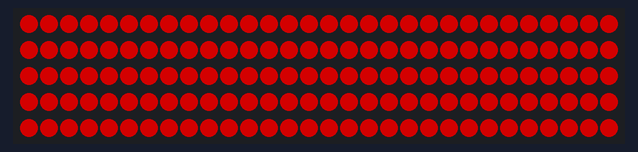
This sketch was run on a simulated Arduino MKR. Parts: 150 RGB LEDs in strip order, left to right, continuing on the next row. Dim RGB values are drawn brighter than linear.

Above: at 0.1 s.
At 0.6 s:
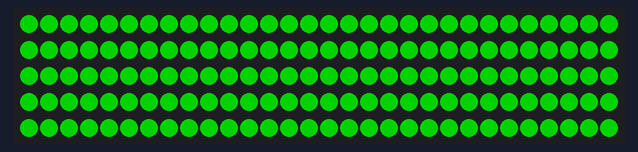
At 1.1 s:
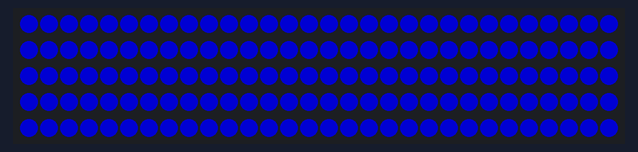

The sketch:

Artnet_LEDPixel.ino
```cpp
#include <Artnet.h>
#include <Ethernet.h>
#include <EthernetUdp.h>
#include <SPI.h>
#include <Adafruit_NeoPixel.h>

// Neopixel设置
const int numLeds = 150; // change for your setup
const int numberOfChannels = numLeds * 3; // Total number of channels you want to receive (1 led = 3 channels)
const byte dataPin = 2;
Adafruit_NeoPixel leds = Adafruit_NeoPixel(numLeds, dataPin, NEO_GRB + NEO_KHZ400);

// Artnet设置
Artnet artnet;
const int startUniverse = 0; // CHANGE FOR YOUR SETUP most software this is 1, some software send out artnet first universe as 0.

// Check if we got all universes
const int maxUniverses = numberOfChannels / 512 + ((numberOfChannels % 512) ? 1 : 0);
bool universesReceived[maxUniverses];
bool sendFrame = 1;
int previousDataLength = 0;

// 设置IP和物理地址
byte ip[] = {192, 168, 1, 133};
byte mac[] = {0x04, 0xE9, 0xE5, 0x00, 0x69, 0xEC};

void setup()
{
  Serial.begin(115200);
  artnet.begin(mac, ip);
  leds.begin();
  initTest();

  // 调用每个接受包
  artnet.setArtDmxCallback(onDmxFrame);
}

void loop()
{
  //在循环中调用读取函数
  artnet.read();
  /*if (artnet.read() == ART_DMX)
  {
    // print out our data
    Serial.print("universe number = ");
    Serial.print(artnet.getUniverse());
    Serial.print("\tdata length = ");
    Serial.print(artnet.getLength());
    Serial.print("\tsequence n0. = ");
    Serial.println(artnet.getSequence());
    Serial.print("DMX data: ");
    for (int i = 0 ; i < artnet.getLength() ; i++)
    {
      Serial.print(artnet.getDmxFrame()[i]);
      Serial.print("  ");
    }
    Serial.println();
    Serial.println();
  }*/
}

void onDmxFrame(uint16_t universe, uint16_t length, uint8_t sequence, uint8_t* data)
{
  sendFrame = 1;
  // 设置整体亮度
  if (universe == 15)
  {
    leds.setBrightness(data[0]);
    leds.show();
  }

  // Store which universe has got in
  if ((universe - startUniverse) < maxUniverses)
    universesReceived[universe - startUniverse] = 1;

  for (int i = 0 ; i < maxUniverses ; i++)
  {
    if (universesReceived[i] == 0)
    {
      //Serial.println("Broke");
      sendFrame = 0;
      break;
    }
  }

  // read universe and put into the right part of the display buffer
  for (int i = 0; i < length / 3; i++)
  {
    int led = i + (universe - startUniverse) * (previousDataLength / 3);
    if (led < numLeds)
      leds.setPixelColor(led, data[i * 3], data[i * 3 + 1], data[i * 3 + 2]);
  }
  previousDataLength = length;

  if (sendFrame)
  {
    leds.show();
    // 重置 universeReceived 为 0
    memset(universesReceived, 0, maxUniverses);
  }
}

void initTest()
{
  for (int i = 0 ; i < numLeds ; i++)
    leds.setPixelColor(i, 127, 0, 0);
  leds.show();
  delay(500);
  for (int i = 0 ; i < numLeds ; i++)
    leds.setPixelColor(i, 0, 127, 0);
  leds.show();
  delay(500);
  for (int i = 0 ; i < numLeds ; i++)
    leds.setPixelColor(i, 0, 0, 127);
  leds.show();
  delay(500);
  for (int i = 0 ; i < numLeds ; i++)
    leds.setPixelColor(i, 0, 0, 0);
  leds.show();
}
```

Artnet.h
```cpp
// (licence header left out)
#ifndef ARTNET_H
#define ARTNET_H

#include <Arduino.h>

#if defined(ARDUINO_SAMD_ZERO)
    #include <WiFi101.h>
    #include <WiFiUdp.h>
#else
    #include <Ethernet.h>
    #include <EthernetUdp.h>
#endif

// UDP specific
#define ART_NET_PORT 6454
// Opcodes
#define ART_POLL 0x2000
#define ART_DMX 0x5000
// Buffers
#define MAX_BUFFER_ARTNET 530
// Packet
#define ART_NET_ID "Art-Net\0"
#define ART_DMX_START 18

class Artnet
{
public:
  Artnet();

  void begin(byte mac[], byte ip[], byte dns[], byte gateway[], byte subnet[]);
  void begin(byte mac[], byte ip[]);
  void begin();
  uint16_t read();
  void printPacketHeader();
  void printPacketContent();

  // Return a pointer to the start of the DMX data
  inline uint8_t* getDmxFrame(void)
  {
    return artnetPacket + ART_DMX_START;
  }

  inline uint16_t getOpcode(void)
  {
    return opcode;
  }

  inline uint8_t getSequence(void)
  {
    return sequence;
  }

  inline uint16_t getUniverse(void)
  {
    return incomingUniverse;
  }

  inline uint16_t getLength(void)
  {
    return dmxDataLength;
  }

  inline void setArtDmxCallback(void (*fptr)(uint16_t universe, uint16_t length, uint8_t sequence, uint8_t* data))
  {
    artDmxCallback = fptr;
  }

private:
  #if defined(ARDUINO_SAMD_ZERO)
    WiFiUDP Udp;
  #else
    EthernetUDP Udp;
  #endif


  uint8_t artnetPacket[MAX_BUFFER_ARTNET];
  uint16_t packetSize;
  uint16_t opcode;
  uint8_t sequence;
  uint16_t incomingUniverse;
  uint16_t dmxDataLength;
  void (*artDmxCallback)(uint16_t universe, uint16_t length, uint8_t sequence, uint8_t* data);
};

#endif
```

Measured:
- what the display in image 1 shows lasts 0.5 s, from 0.5 s to 1.0 s
